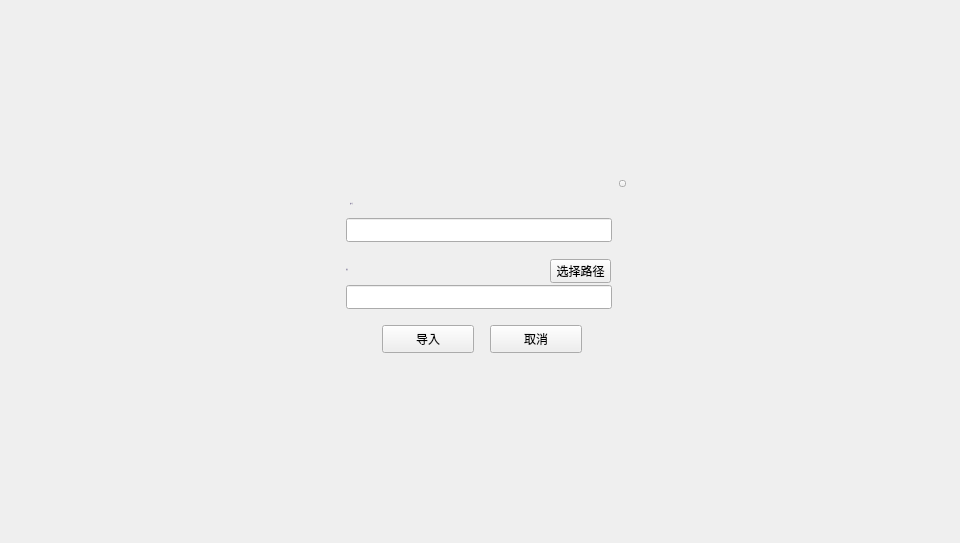
<?xml version="1.0" encoding="UTF-8"?>
<ui version="4.0">
 <class>ImportDialog</class>
 <widget class="QDialog" name="ImportDialog">
  <property name="geometry">
   <rect>
    <x>0</x>
    <y>0</y>
    <width>960</width>
    <height>543</height>
   </rect>
  </property>
  <property name="font">
   <font>
    <family>微软雅黑</family>
   </font>
  </property>
  <property name="windowTitle">
   <string>Dialog</string>
  </property>
  <widget class="QWidget" name="widget" native="true">
   <property name="geometry">
    <rect>
     <x>0</x>
     <y>0</y>
     <width>960</width>
     <height>543</height>
    </rect>
   </property>
   <widget class="QWidget" name="containerWidget" native="true">
    <property name="geometry">
     <rect>
      <x>330</x>
      <y>175</y>
      <width>300</width>
      <height>193</height>
     </rect>
    </property>
    <widget class="QLineEdit" name="privateKeyLineEdit">
     <property name="geometry">
      <rect>
       <x>16</x>
       <y>110</y>
       <width>266</width>
       <height>24</height>
      </rect>
     </property>
     <property name="font">
      <font>
       <family>微软雅黑</family>
       <pointsize>10</pointsize>
      </font>
     </property>
     <property name="contextMenuPolicy">
      <enum>Qt::DefaultContextMenu</enum>
     </property>
     <property name="styleSheet">
      <string notr="true"/>
     </property>
     <property name="text">
      <string/>
     </property>
     <property name="readOnly">
      <bool>false</bool>
     </property>
    </widget>
    <widget class="QLineEdit" name="accountNameLineEdit">
     <property name="geometry">
      <rect>
       <x>16</x>
       <y>43</y>
       <width>266</width>
       <height>24</height>
      </rect>
     </property>
     <property name="font">
      <font>
       <family>微软雅黑</family>
       <pointsize>10</pointsize>
      </font>
     </property>
     <property name="contextMenuPolicy">
      <enum>Qt::DefaultContextMenu</enum>
     </property>
     <property name="styleSheet">
      <string notr="true"/>
     </property>
     <property name="text">
      <string/>
     </property>
     <property name="readOnly">
      <bool>false</bool>
     </property>
    </widget>
    <widget class="QToolButton" name="closeBtn">
     <property name="geometry">
      <rect>
       <x>289</x>
       <y>5</y>
       <width>7</width>
       <height>7</height>
      </rect>
     </property>
     <property name="cursor">
      <cursorShape>PointingHandCursor</cursorShape>
     </property>
     <property name="focusPolicy">
      <enum>Qt::NoFocus</enum>
     </property>
     <property name="styleSheet">
      <string notr="true"/>
     </property>
     <property name="text">
      <string/>
     </property>
    </widget>
    <widget class="QToolButton" name="pathBtn">
     <property name="geometry">
      <rect>
       <x>220</x>
       <y>84</y>
       <width>61</width>
       <height>24</height>
      </rect>
     </property>
     <property name="font">
      <font>
       <family>微软雅黑</family>
       <weight>50</weight>
       <italic>false</italic>
       <bold>false</bold>
      </font>
     </property>
     <property name="cursor">
      <cursorShape>PointingHandCursor</cursorShape>
     </property>
     <property name="focusPolicy">
      <enum>Qt::NoFocus</enum>
     </property>
     <property name="styleSheet">
      <string notr="true"/>
     </property>
     <property name="text">
      <string>选择路径</string>
     </property>
    </widget>
    <widget class="QLabel" name="label">
     <property name="geometry">
      <rect>
       <x>16</x>
       <y>84</y>
       <width>180</width>
       <height>21</height>
      </rect>
     </property>
     <property name="font">
      <font>
       <family>微软雅黑</family>
       <pointsize>-1</pointsize>
       <weight>50</weight>
       <italic>false</italic>
       <bold>false</bold>
      </font>
     </property>
     <property name="styleSheet">
      <string notr="true">color: rgb(137, 129, 161);
font: 11px &quot;微软雅黑&quot;;</string>
     </property>
     <property name="text">
      <string>私钥</string>
     </property>
     <property name="wordWrap">
      <bool>true</bool>
     </property>
    </widget>
    <widget class="QToolButton" name="importBtn">
     <property name="geometry">
      <rect>
       <x>52</x>
       <y>150</y>
       <width>92</width>
       <height>28</height>
      </rect>
     </property>
     <property name="font">
      <font>
       <family>微软雅黑</family>
      </font>
     </property>
     <property name="cursor">
      <cursorShape>PointingHandCursor</cursorShape>
     </property>
     <property name="styleSheet">
      <string notr="true"/>
     </property>
     <property name="text">
      <string>导入</string>
     </property>
    </widget>
    <widget class="QToolButton" name="cancelBtn">
     <property name="geometry">
      <rect>
       <x>160</x>
       <y>150</y>
       <width>92</width>
       <height>28</height>
      </rect>
     </property>
     <property name="cursor">
      <cursorShape>PointingHandCursor</cursorShape>
     </property>
     <property name="styleSheet">
      <string notr="true"/>
     </property>
     <property name="text">
      <string>取消</string>
     </property>
    </widget>
    <widget class="QLabel" name="label_2">
     <property name="geometry">
      <rect>
       <x>20</x>
       <y>18</y>
       <width>180</width>
       <height>21</height>
      </rect>
     </property>
     <property name="font">
      <font>
       <family>微软雅黑</family>
       <pointsize>-1</pointsize>
       <weight>50</weight>
       <italic>false</italic>
       <bold>false</bold>
      </font>
     </property>
     <property name="styleSheet">
      <string notr="true">color: rgb(137, 129, 161);
font: 11px &quot;微软雅黑&quot;;</string>
     </property>
     <property name="text">
      <string>账户名</string>
     </property>
     <property name="wordWrap">
      <bool>true</bool>
     </property>
    </widget>
   </widget>
  </widget>
 </widget>
 <resources/>
 <connections/>
</ui>
